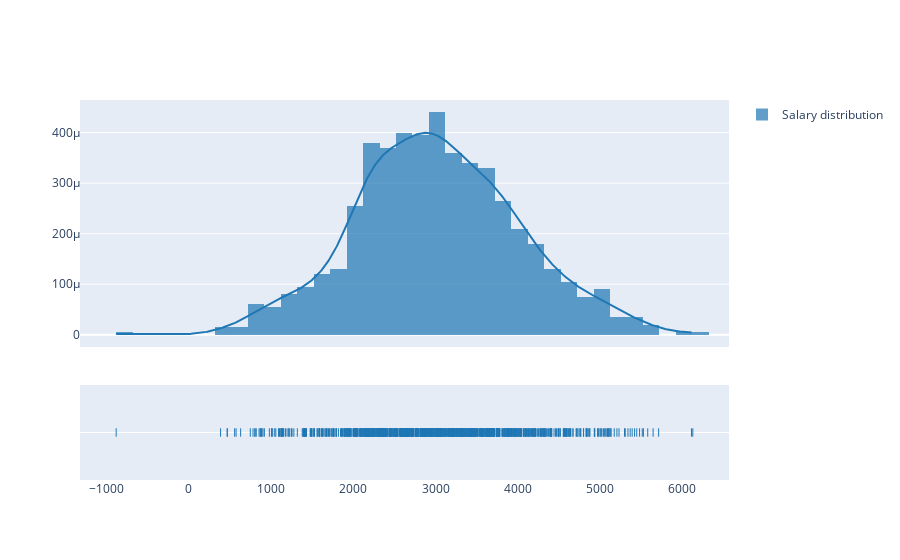

The code cell stored with this chart in its notebook:
### Markdown cell above
## Bare-bones distribution plot

### Code cell
fig = ff.create_distplot(hist_data = [df.Salary.values.tolist()],
                         group_labels = ["Salary distribution"],
                        bin_size = [200])

pio.show(fig)

### Figure 1 — Plotly figure (JSON) as saved in the notebook; plotly's stock layout.template omitted (floating-point values rounded to 4 significant figures; data arrays with more than 128 entries replaced by an {"elided": "..."} marker saying what was removed)
{"data": [{"autobinx": false, "histnorm": "probability density", "legendgroup": "Salary distribution", "marker": {"color": "rgb(31, 119, 180)"}, "name": "Salary distribution", "opacity": 0.7, "type": "histogram", "x": {"elided": "1000 float values"}, "xaxis": "x", "xbins": {"end": 6126.0, "size": 200, "start": -880.9}, "yaxis": "y"}, {"legendgroup": "Salary distribution", "marker": {"color": "rgb(31, 119, 180)"}, "mode": "lines", "name": "Salary distribution", "showlegend": false, "type": "scatter", "x": {"elided": "500 float values"}, "xaxis": "x", "y": {"elided": "500 float values"}, "yaxis": "y"}, {"legendgroup": "Salary distribution", "marker": {"color": "rgb(31, 119, 180)", "symbol": "line-ns-open"}, "mode": "markers", "name": "Salary distribution", "showlegend": false, "type": "scatter", "x": {"elided": "1000 float values"}, "xaxis": "x", "y": {"elided": "1000 str values"}, "yaxis": "y2"}], "layout": {"barmode": "overlay", "hovermode": "closest", "legend": {"traceorder": "reversed"}, "xaxis": {"anchor": "y2", "domain": [0, 1], "zeroline": false}, "yaxis": {"anchor": "free", "domain": [0.35, 1], "position": 0}, "yaxis2": {"anchor": "x", "domain": [0, 0.25], "dtick": 1, "showticklabels": false}}}
